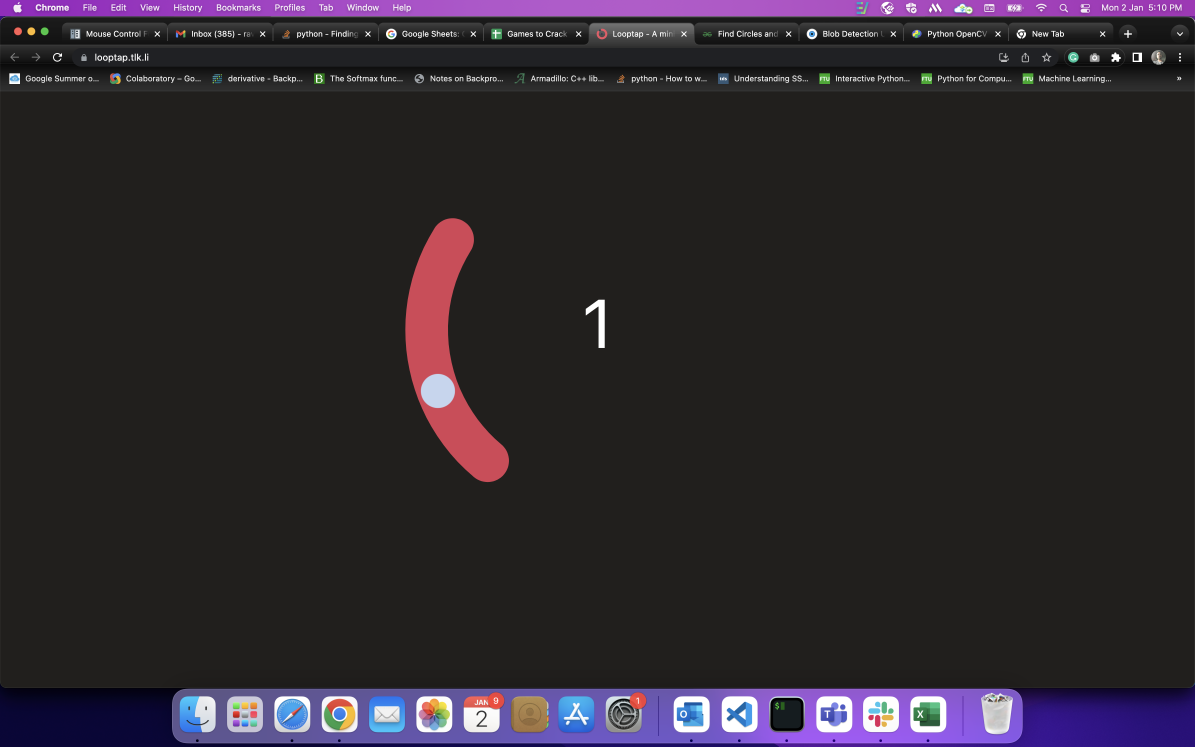
#> input picture images/joint.png, 3584 x 2240 px (shown at 1/3 size); its folder holds only this picture in this run
$ python test_all.py
#> lines starting #> are read from the running program, lines starting #| are printed output that depends on the picture; after the words box and inside, x2 and y2 are one past the last pixel; in counts of white or black regions, pixels touching at a corner belong together
import cv2
import numpy as np
import matplotlib.pyplot as plt
from glob import glob

files = glob("../images/*.png")

for file in files:
    image = cv2.imread(file)
#> image is the input picture: shape (2240, 3584, 3); mean B, G, R 44.7, 39, 44.7
    name = file.split("/")[-1].split(".")[0]
    image_orig = image.copy()
    image = image[300:1700, 1000:2500]
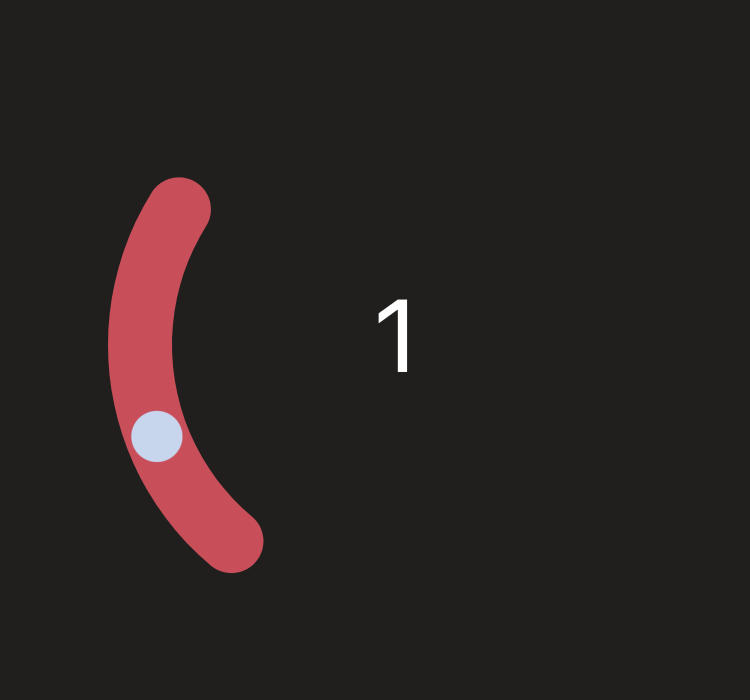
#> image: shape (1400, 1500, 3) (shown at 1/2 size); mean B, G, R 33, 34.3, 41.8
    image[600:1000, 500:1000] = 0
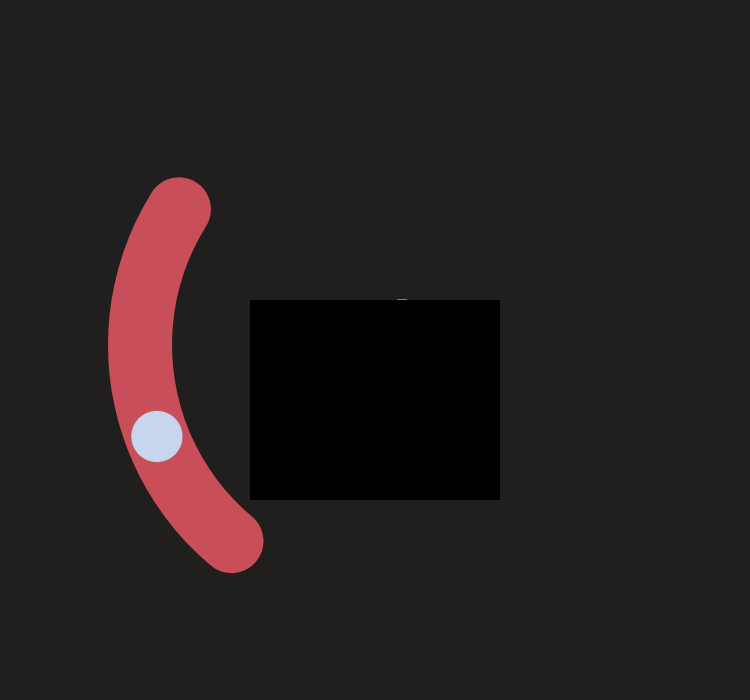
#> image: shape (1400, 1500, 3) (shown at 1/2 size); 9.52% of pixels changed, all inside (x1, y1, x2, y2) = (500, 600, 1000, 1000)
    image[350:600, 650:900] = 0
#> image: shape (1400, 1500, 3); 2.98% of pixels changed, all inside (x1, y1, x2, y2) = (650, 350, 900, 600)
    shape = image.shape
#> shape = (1400, 1500, 3)
    image = cv2.cvtColor(image, cv2.COLOR_BGR2GRAY)
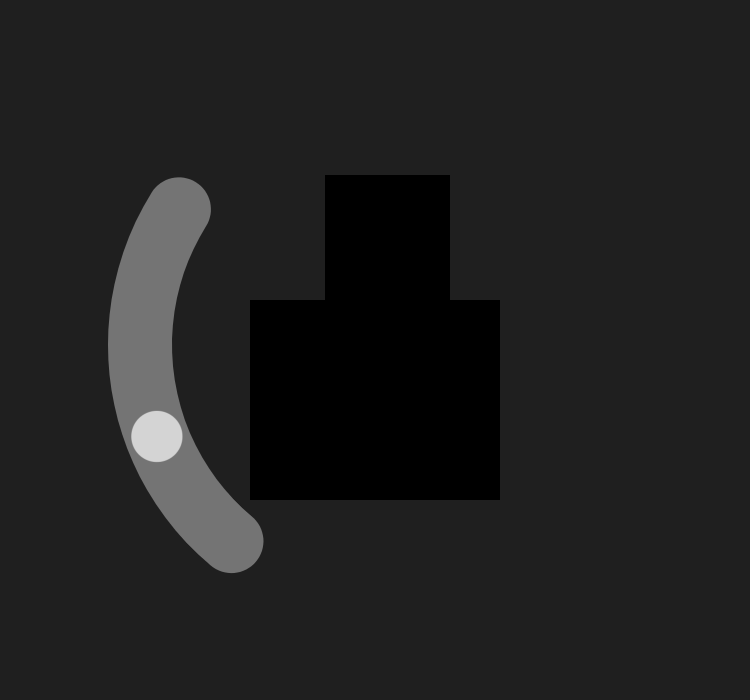
#> image: shape (1400, 1500) (shown at 1/2 size); min 0, max 212, mean 31.8
    _,thresh_img = cv2.threshold(image,100,255,cv2.THRESH_OTSU)
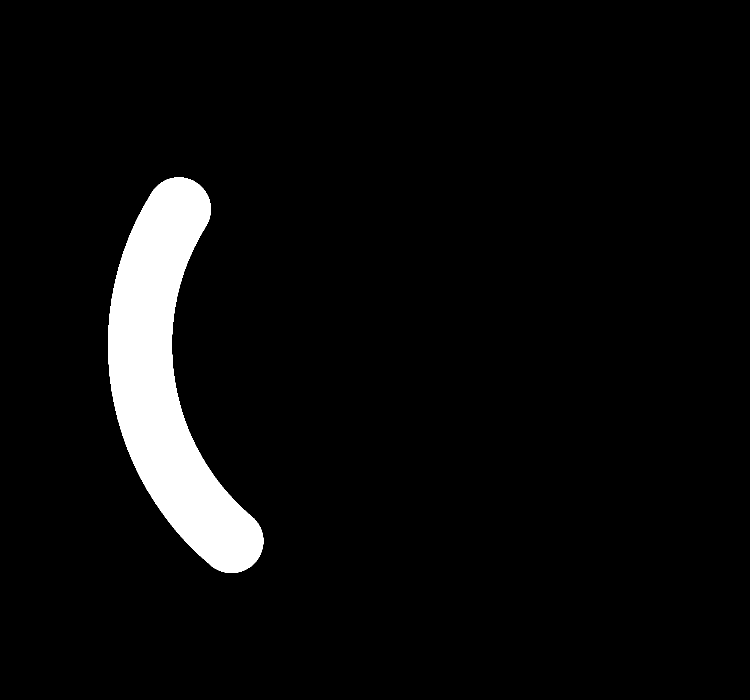
#> thresh_img: shape (1400, 1500) (shown at 1/2 size); 5.1% white; 1 white region
    contours, hierarchy = cv2.findContours(thresh_img, cv2.RETR_TREE, cv2.CHAIN_APPROX_SIMPLE)
#> contours = 1 contour; box (x1, y1, x2, y2) and area: (216, 355, 527, 1146) 105715

    img_contours = np.zeros(shape)
    cv2.drawContours(img_contours, contours, -1, (0,255,0), 3)
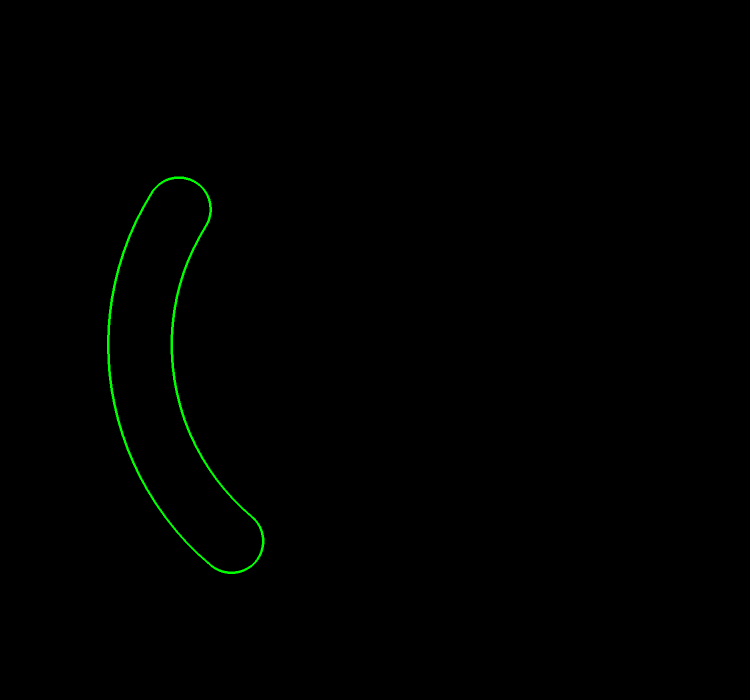
#> img_contours: shape (1400, 1500, 3) float64 (shown at 1/2 size); mean of channels 0, 1, 2 0, 1, 0; drawn as B, G, R
    cv2.imwrite(f"../out_images/{name}_{len(contours)}.jpg", img_contours)
